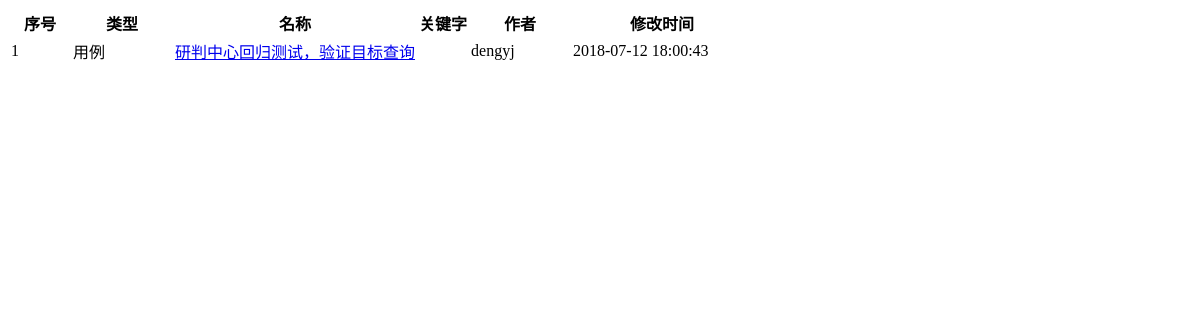
/step/72/reference/, run on an earlier commit of the app's database.
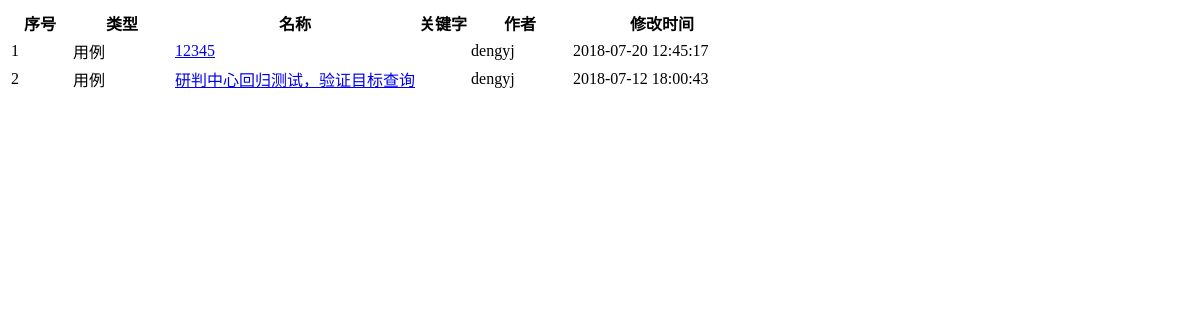
And on a later commit of the database.
### main/models.py (models this page shows, shortened)
class Case(models.Model):
    code = models.UUIDField(auto_created=True, default=uuid.uuid1, editable=False)
    name = models.CharField(max_length=100)
    description = models.TextField(blank=True)
    keyword = models.CharField(blank=True, max_length=100)
    project = models.ForeignKey('main.Project', on_delete=models.SET_NULL, blank=True, null=True)
    creator = models.ForeignKey(
        User, verbose_name='创建人', related_name='case_creator', on_delete=models.SET_NULL, blank=True, null=True)
    created_date = models.DateTimeField('创建时间', auto_now_add=True, null=True)
    modifier = models.ForeignKey(
        User, verbose_name='修改人', related_name='case_modifier', on_delete=models.SET_NULL, blank=True, null=True)
    modified_date = models.DateTimeField('修改时间', auto_now=True, null=True)
    is_active = models.BooleanField(default=True)
    variable_group = models.ForeignKey('main.VariableGroup', on_delete=models.SET_NULL, blank=True, null=True)
    step = models.ManyToManyField('Step', through='CaseVsStep', through_fields=('case', 'step'))
    class Meta:
        pass
        ordering = ['-modified_date']  # 这个字段是告诉Django模型对象返回的记录结果集是按照哪个字段排序的,-xxx表示降序，?xxx表示随机

### main/views/step.py (the view)
# urls.py: path('step/<str:pk>/reference/', step.reference, name='step_reference'),
def reference(request, pk):
    try:
        obj = Step.objects.select_related('creator', 'modifier').get(pk=pk)
    except Step.DoesNotExist:
        raise Http404('Step does not exist')
    objects = obj.case_set.filter(is_active=True).order_by('-modified_date').values(
        'pk', 'name', 'keyword', 'creator__username', 'modified_date')
    for obj_ in objects:
        obj_['url'] = reverse(case.detail, args=[obj_['pk']])
        obj_['type'] = '用例'
    return render(request, 'main/include/detail_reference.html', locals())

### main/templates/main/include/detail_reference.html
<div class="table-responsive small" id='related_objects_div'>
    <table class="table table-bordered table-hover table-sm">
        <colgroup>
            <col style='width: 60px;'>
            <col style='width: 100px;'>
            <col>
            <col>
            <col style='width: 100px;'>
            <col style='width: 180px;'>
        </colgroup>
        <thead class="thead-light middle">
            <tr>
                <th>序号</th>
                <th>类型</th>
                <th>名称</th>
                <th>关键字</th>
                <th>作者</th>
                <th>修改时间</th>
            </tr>
        </thead>
        <tbody>
            {% for obj in objects %}
                <tr pk="{{ obj.pk }}">
                    <td col_name='index' class="middle">{{ forloop.counter }}</td>
                    <td col_name='type' class="middle">{{ obj.type }}</td>
                    <td col_name='name' class="align-middle"><a href="{{ obj.url }}" target="_blank">{{ obj.name }}</a></td>
                    <td col_name='keyword' class="align-middle">{{ obj.keyword }}</td>
                    <td col_name='creator__username' class="middle">{{ obj.creator__username }}</td>
                    <td col_name='modified_date' class="middle">{{ obj.modified_date }}</td>
                </tr>
            {% empty %}
                <tr>
                    <td colspan="6" class="text-center bg-secondary"><span class="text-white">无数据</span></td>
                </tr>
            {% endfor %}
        </tbody>
    </table>
</div>

What changed in the data, as far as the page shows it:
now on this page (row edited): Case: type "用例", name "12345", creator__username "dengyj", modified_date "2018-07-20 12:45:17"
